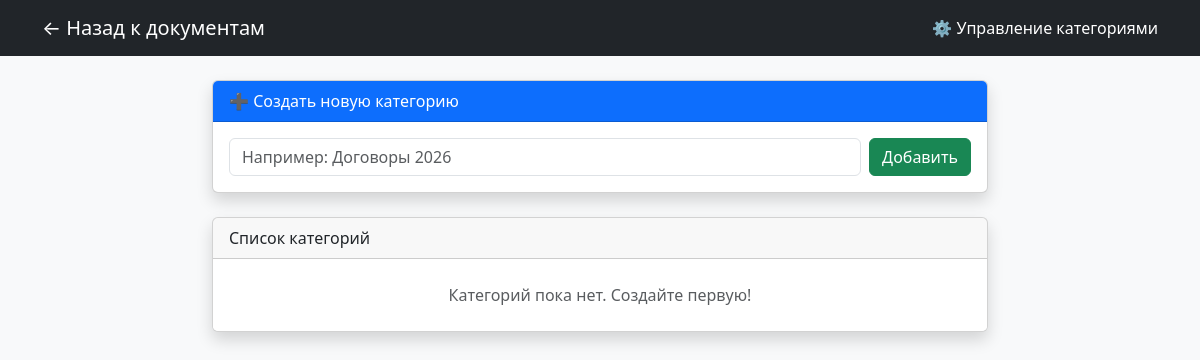
/categories/ (signed in), run on an earlier commit of the app's database.
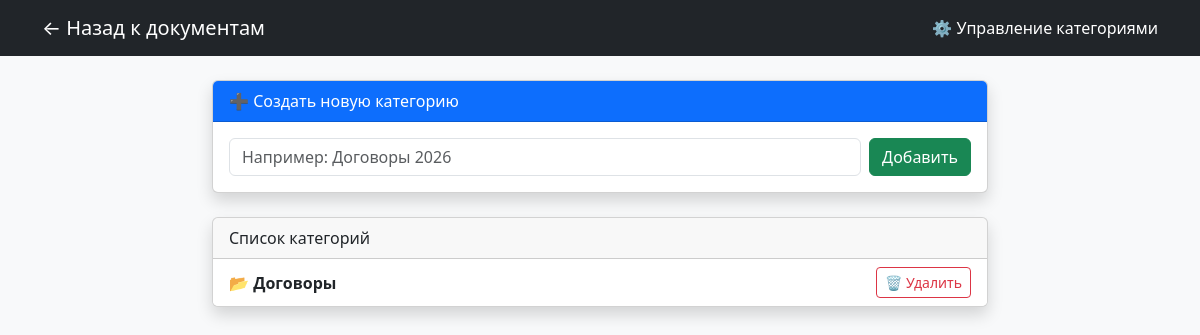
And on a later commit of the database.
### core/models.py (models this page shows, shortened)
class Category(models.Model):
    name = models.CharField(max_length=100)

### core/views.py (the view)
# urls.py: path('categories/', manage_categories, name='manage_categories'),
@user_passes_test(lambda u: u.is_superuser)
def manage_categories(request):
    if request.method == 'POST':
        name = request.POST.get('name')
        if name:
            Category.objects.create(name=name)
            messages.success(request, f'Категория "{name}" создана!')
            return redirect('manage_categories')
    categories = Category.objects.all()
    return render(request, 'core/category_manager.html', {'categories': categories})

### core/templates/core/category_manager.html (shortened to what this page needs)
<!DOCTYPE html>
<html lang="ru">
<head>
    <link href="https://cdn.jsdelivr.net/npm/bootstrap@5.3.0/dist/css/bootstrap.min.css" rel="stylesheet">
    <link rel="stylesheet" href="https://cdn.jsdelivr.net/npm/bootstrap-icons@1.10.0/font/bootstrap-icons.css">
</head>
<body class="bg-light">
<nav class="navbar navbar-dark bg-dark mb-4">
    <div class="container">
        <a class="navbar-brand" href="{% url 'home' %}">← Назад к документам</a>
        <span class="text-white">⚙️ Управление категориями</span>
    </div>
</nav>
<div class="container" style="max-width: 800px;">
    <div class="card shadow mb-4">
        <div class="card-header bg-primary text-white">
            ➕ Создать новую категорию
        </div>
        <div class="card-body">
            <form method="post" class="d-flex gap-2">
                <input type="text" name="name" class="form-control" placeholder="Например: Договоры 2026" required>
                <button type="submit" class="btn btn-success">Добавить</button>
            </form>
        </div>
    </div>
    <div class="card shadow">
        <div class="card-header">
            Список категорий
        </div>
        <ul class="list-group list-group-flush">
            {% for cat in categories %}
            <li class="list-group-item d-flex justify-content-between align-items-center">
                <span class="fw-bold">📂 {{ cat.name }}</span>
                <a href="{% url 'delete_category' cat.id %}"
                   class="btn btn-sm btn-outline-danger"
                   onclick="return confirm('⚠️ Внимание! При удалении категории все документы внутри неё тоже удалятся! Вы уверены?')">
                    🗑 Удалить
                </a>
            </li>
            {% empty %}
            <li class="list-group-item text-muted text-center py-4">Категорий пока нет. Создайте первую!</li>
            {% endfor %}
        </ul>
    </div>
</div>
</body>
</html>

What changed in the data, as far as the page shows it:
added Category: name "Договоры"
Also different on the page:
text no longer shown: "Категорий пока нет. Создайте первую!"
